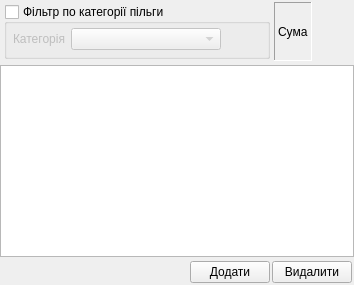
  <widget class="QDockWidget" name="dockWidget_pilgovyky">
   <property name="features">
    <set>QDockWidget::DockWidgetFloatable|QDockWidget::DockWidgetMovable</set>
   </property>
   <property name="windowTitle">
    <string>Таблиця ПІЛЬГОВИКІВ</string>
   </property>
   <attribute name="dockWidgetArea">
    <number>1</number>
   </attribute>
   <widget class="QWidget" name="dockWidgetContents_8">
    <layout class="QGridLayout">
     <property name="horizontalSpacing">
      <number>0</number>
     </property>
     <property name="verticalSpacing">
      <number>2</number>
     </property>
     <property name="margin">
      <number>0</number>
     </property>
     <item row="2" column="0">
      <layout class="QHBoxLayout">
       <property name="spacing">
        <number>2</number>
       </property>
       <property name="margin">
        <number>2</number>
       </property>
       <item>
        <spacer name="horizontalSpacer_12">
         <property name="orientation">
          <enum>Qt::Horizontal</enum>
         </property>
         <property name="sizeHint" stdset="0">
          <size>
           <width>40</width>
           <height>20</height>
          </size>
         </property>
        </spacer>
       </item>
       <item>
        <widget class="QPushButton" name="pushButton_add_pilgovyky">
         <property name="focusPolicy">
          <enum>Qt::ClickFocus</enum>
         </property>
         <property name="statusTip">
          <string>Додати новий запис</string>
         </property>
         <property name="text">
          <string>Додати</string>
         </property>
         <property name="icon">
          <iconset resource="tke/tke_rc">
           <normaloff>:/pictures/pictures/bluplus.png</normaloff>:/pictures/pictures/bluplus.png</iconset>
         </property>
         <property name="iconSize">
          <size>
           <width>12</width>
           <height>12</height>
          </size>
         </property>
         <property name="flat">
          <bool>false</bool>
         </property>
        </widget>
       </item>
       <item>
        <widget class="QPushButton" name="pushButton_del_pilgovyky">
         <property name="focusPolicy">
          <enum>Qt::ClickFocus</enum>
         </property>
         <property name="statusTip">
          <string>Видалити позначений запис</string>
         </property>
         <property name="text">
          <string>Видалити</string>
         </property>
         <property name="icon">
          <iconset resource="tke/tke_rc">
           <normaloff>:/pictures/pictures/bluminus.png</normaloff>:/pictures/pictures/bluminus.png</iconset>
         </property>
         <property name="iconSize">
          <size>
           <width>12</width>
           <height>12</height>
          </size>
         </property>
        </widget>
       </item>
      </layout>
     </item>
     <item row="1" column="0">
      <widget class="QTableView" name="tableView_pilgovyky">
       <property name="statusTip">
        <string>Таблиця КВИТАНЦІЇЇ</string>
       </property>
       <property name="editTriggers">
        <set>QAbstractItemView::DoubleClicked</set>
       </property>
       <property name="alternatingRowColors">
        <bool>true</bool>
       </property>
       <property name="selectionMode">
        <enum>QAbstractItemView::SingleSelection</enum>
       </property>
       <property name="selectionBehavior">
        <enum>QAbstractItemView::SelectRows</enum>
       </property>
       <property name="sortingEnabled">
        <bool>true</bool>
       </property>
      </widget>
     </item>
     <item row="0" column="0">
      <layout class="QHBoxLayout">
       <property name="spacing">
        <number>2</number>
       </property>
       <property name="margin">
        <number>2</number>
       </property>
       <item>
        <layout class="QVBoxLayout">
         <property name="spacing">
          <number>2</number>
         </property>
         <property name="margin">
          <number>2</number>
         </property>
         <item>
          <widget class="QGroupBox" name="groupBox_filtr_kategor_pilgovyky">
           <property name="minimumSize">
            <size>
             <width>198</width>
             <height>44</height>
            </size>
           </property>
           <property name="statusTip">
            <string>Фільтр по категорії пільги</string>
           </property>
           <property name="title">
            <string>Фільтр по категорії пільги</string>
           </property>
           <property name="checkable">
            <bool>true</bool>
           </property>
           <property name="checked">
            <bool>false</bool>
           </property>
           <layout class="QGridLayout">
            <property name="leftMargin">
             <number>2</number>
            </property>
            <property name="topMargin">
             <number>0</number>
            </property>
            <property name="rightMargin">
             <number>2</number>
            </property>
            <property name="bottomMargin">
             <number>2</number>
            </property>
            <property name="spacing">
             <number>2</number>
            </property>
            <item row="0" column="0">
             <layout class="QHBoxLayout">
              <property name="spacing">
               <number>6</number>
              </property>
              <property name="margin">
               <number>4</number>
              </property>
              <item>
               <widget class="QLabel" name="label_pilgovyky_filtr_kateroriya">
                <property name="text">
                 <string>Категорія</string>
                </property>
                <property name="alignment">
                 <set>Qt::AlignRight|Qt::AlignTrailing|Qt::AlignVCenter</set>
                </property>
               </widget>
              </item>
              <item>
               <widget class="QComboBox" name="comboBox_filtr_pigovyky_kategoriya">
                <property name="minimumSize">
                 <size>
                  <width>150</width>
                  <height>0</height>
                 </size>
                </property>
               </widget>
              </item>
              <item>
               <spacer>
                <property name="orientation">
                 <enum>Qt::Horizontal</enum>
                </property>
                <property name="sizeHint" stdset="0">
                 <size>
                  <width>40</width>
                  <height>20</height>
                 </size>
                </property>
               </spacer>
              </item>
             </layout>
            </item>
           </layout>
          </widget>
         </item>
        </layout>
       </item>
       <item>
        <widget class="QLabel" name="label_pilgovyky_sum">
         <property name="frameShape">
          <enum>QFrame::Panel</enum>
         </property>
         <property name="frameShadow">
          <enum>QFrame::Sunken</enum>
         </property>
         <property name="text">
          <string>Сума</string>
         </property>
        </widget>
       </item>
       <item>
        <spacer>
         <property name="orientation">
          <enum>Qt::Horizontal</enum>
         </property>
         <property name="sizeHint" stdset="0">
          <size>
           <width>40</width>
           <height>20</height>
          </size>
         </property>
        </spacer>
       </item>
      </layout>
     </item>
    </layout>
   </widget>
  </widget>
